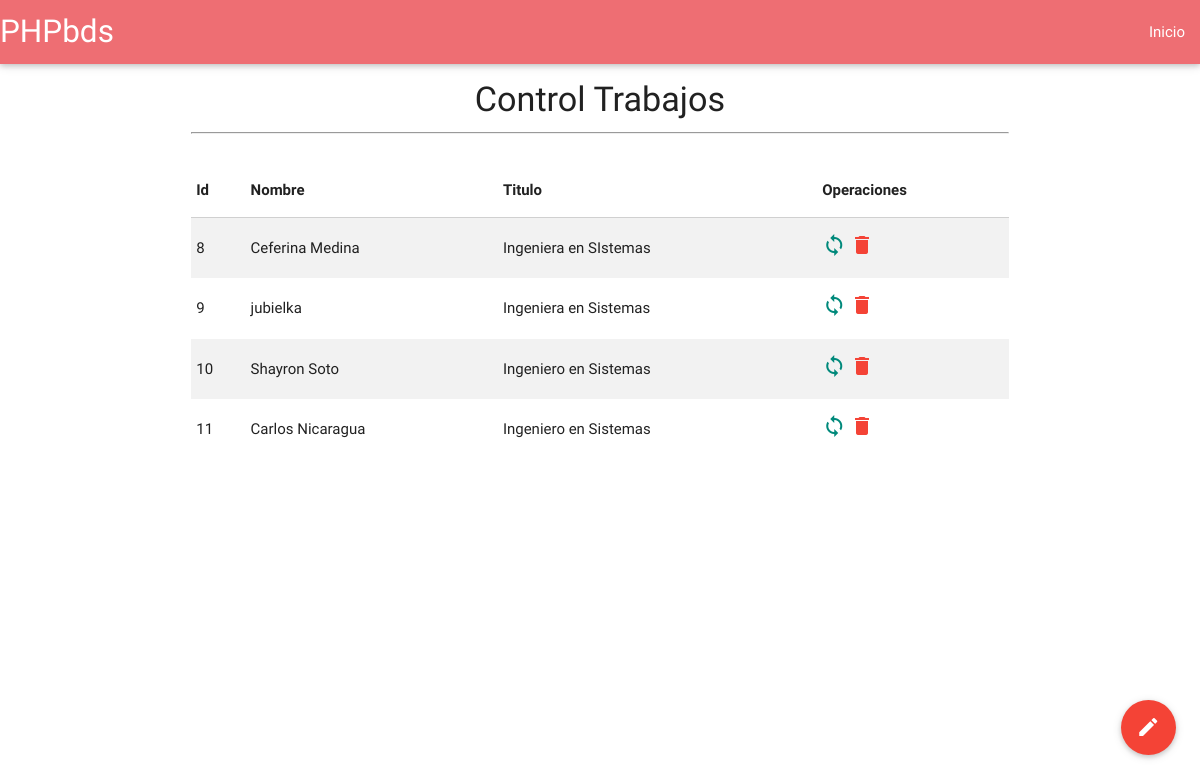
Page /Administrar.php on the committed database.
### tables this page shows
CREATE TABLE IF NOT EXISTS `trabajo` (
  `id` int(3) NOT NULL,
  `nombre` varchar(30) NOT NULL,
  `titulo` varchar(60) NOT NULL
);

### Administrar.php (the view, shortened to what this page needs)
<?php
require('inc/conexion.php');
$consulta = "SELECT * From trabajo";
$resultado = $mysqli -> query($consulta);
?>
<!DOCTYPE html>
<html>
	<head>
		<link type="text/css" rel="stylesheet" href="css/materialize.min.css"  media="screen,projection"/>
		<link rel="stylesheet" href="css/estilos.css">
	</head>
	<body>
	<nav>
		<div class="nav-wrapper">
			<a href="#!" class="brand-logo">PHPbds</a>
			<ul class="right hide-on-med-and-down">
				<li><a href="index.php">Inicio</a></li>
			</ul>
		</div>
	</nav>
  <div class="row">
  	<div class="container">
  		<div class="col s12 ">
  <h4 class="center">Control Trabajos</h4>
  <hr>
    <br>
  	         <table class="striped responsive-table" >
        <thead>
          <tr>
              <th data-field="id">Id</th>
              <th data-field="price">Nombre</th>
                  <th data-field="id">Titulo</th>
                  <th data-field="id">Operaciones</th>
          </tr>
        </thead>
        <tbody>
        <?php while ($fila=$resultado->fetch_assoc()){ ?>
          <tr>
        <td><?php echo $fila ['id']; ?></td>
        <td><?php echo $fila ['nombre']; ?></td>
        <td><?php echo $fila ['titulo']; ?></td>
        <td>  <a  href="modificar.php?id=<?php echo $fila['id'];?> " class=" tooltipped" data-position="left" data-delay="50" data-tooltip="Modificar"  ><i class="material-icons" style="color:#00897b ;">loop</i></a>
           <a data-position="right" data-delay="50" data-tooltip="Eliminar" class=" tooltipped"  href="inc/eliminar.php?id=<?php echo $fila['id'];?>" ><i class="material-icons" style="color:#f44336 ;">delete</i></a> </td>
      </tr>
            <?php } ?>
        </tbody>
      </table>
  		</div>
  	</div>
  </div>
  <div class="fixed-action-btn" style="bottom: 45px; right: 24px;">
    <a class="btn-floating btn-large red">
      <i class="large material-icons">mode_edit</i>
    </a>
    <ul>
      <li><a class="btn-floating blue btn modal-trigger" href="#modal1"><i class="material-icons">info</i></a></li>
    </ul>
  </div>
	</body>
</html>

### rows in the picture
trabajo: id "8", nombre "Ceferina Medina", titulo "Ingeniera en SIstemas"
trabajo: id "9", nombre "jubielka", titulo "Ingeniera en Sistemas"
trabajo: id "10", nombre "Shayron Soto", titulo "Ingeniero en Sistemas"
trabajo: id "11", nombre "Carlos Nicaragua", titulo "Ingeniero en Sistemas"
